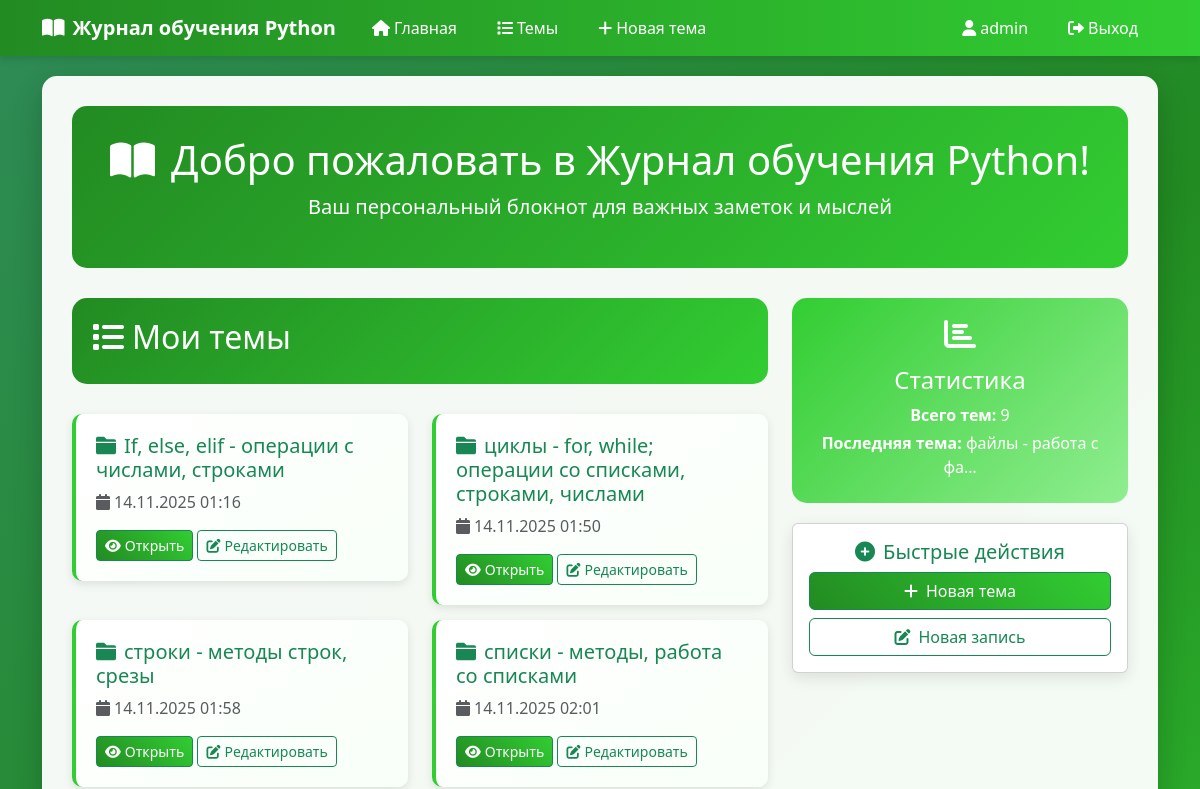
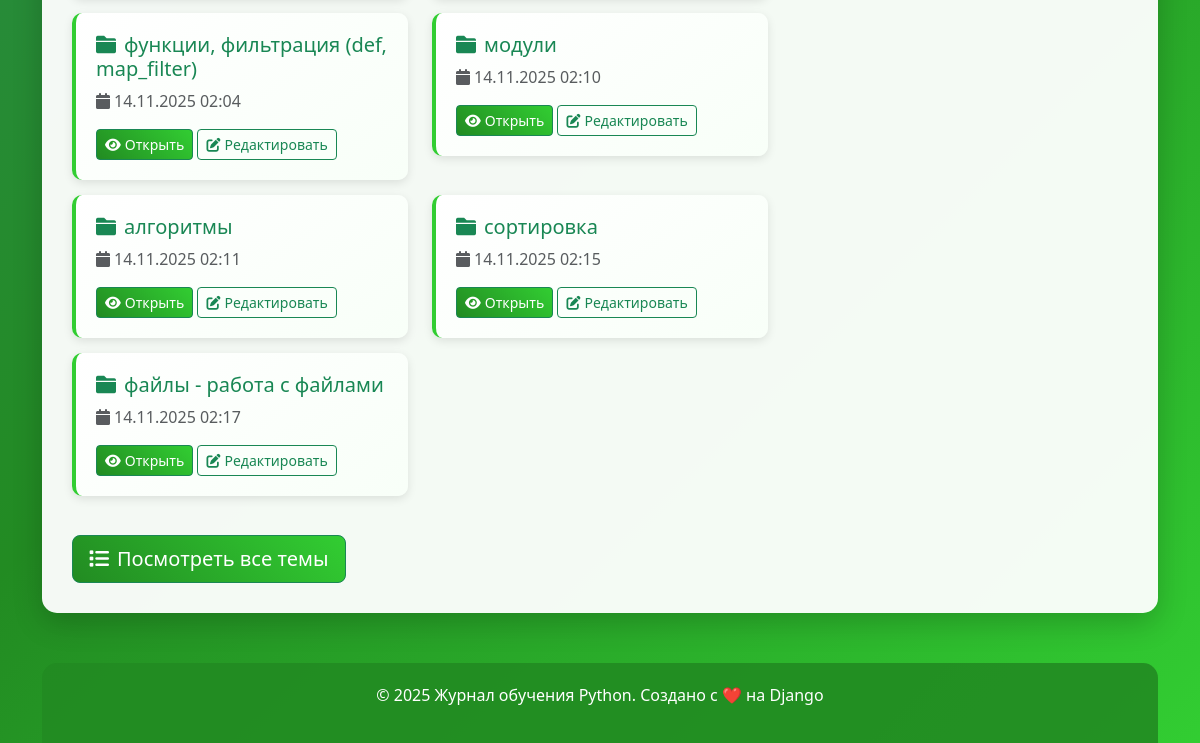
Before: / (signed in) with the older database file (2 pictures, top to bottom).
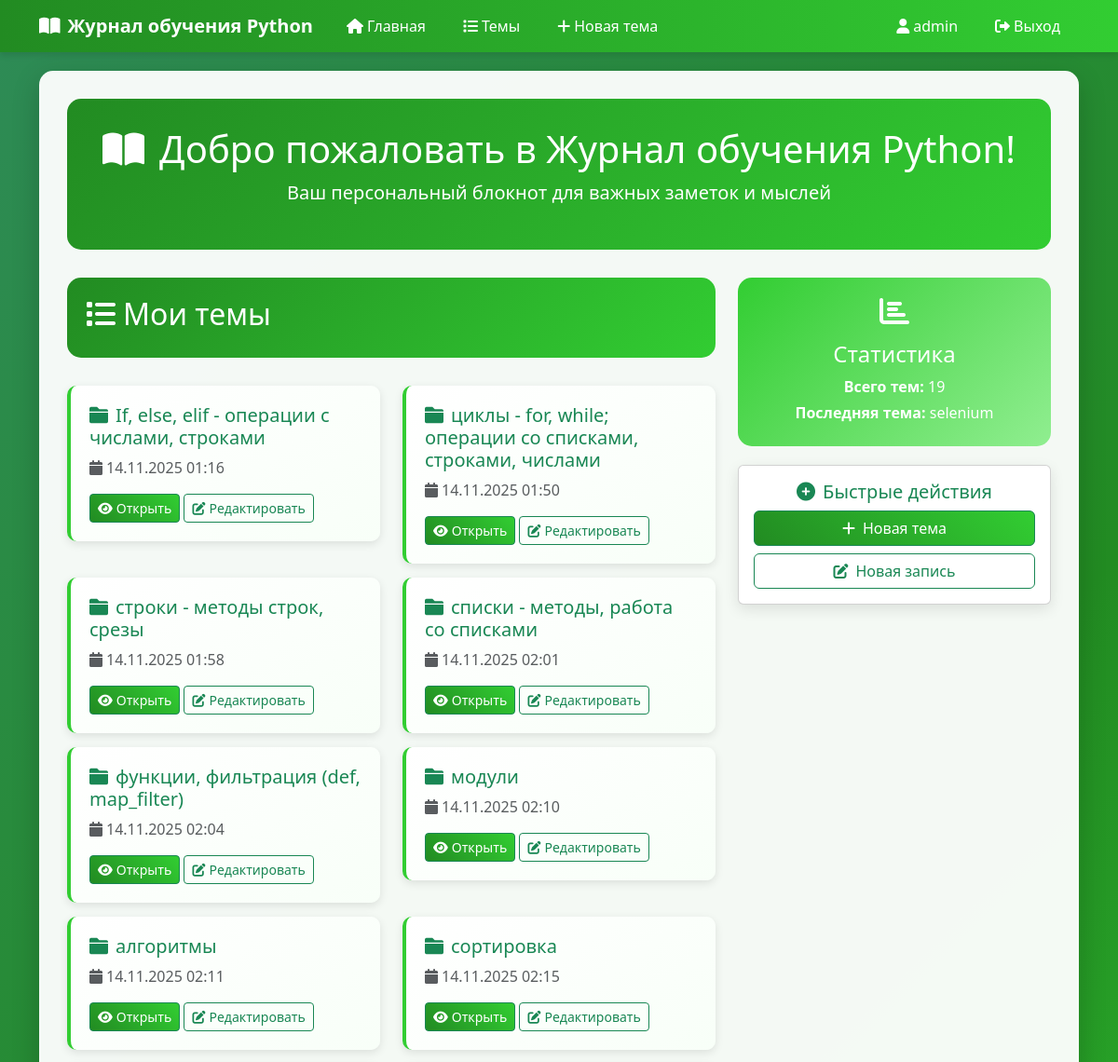
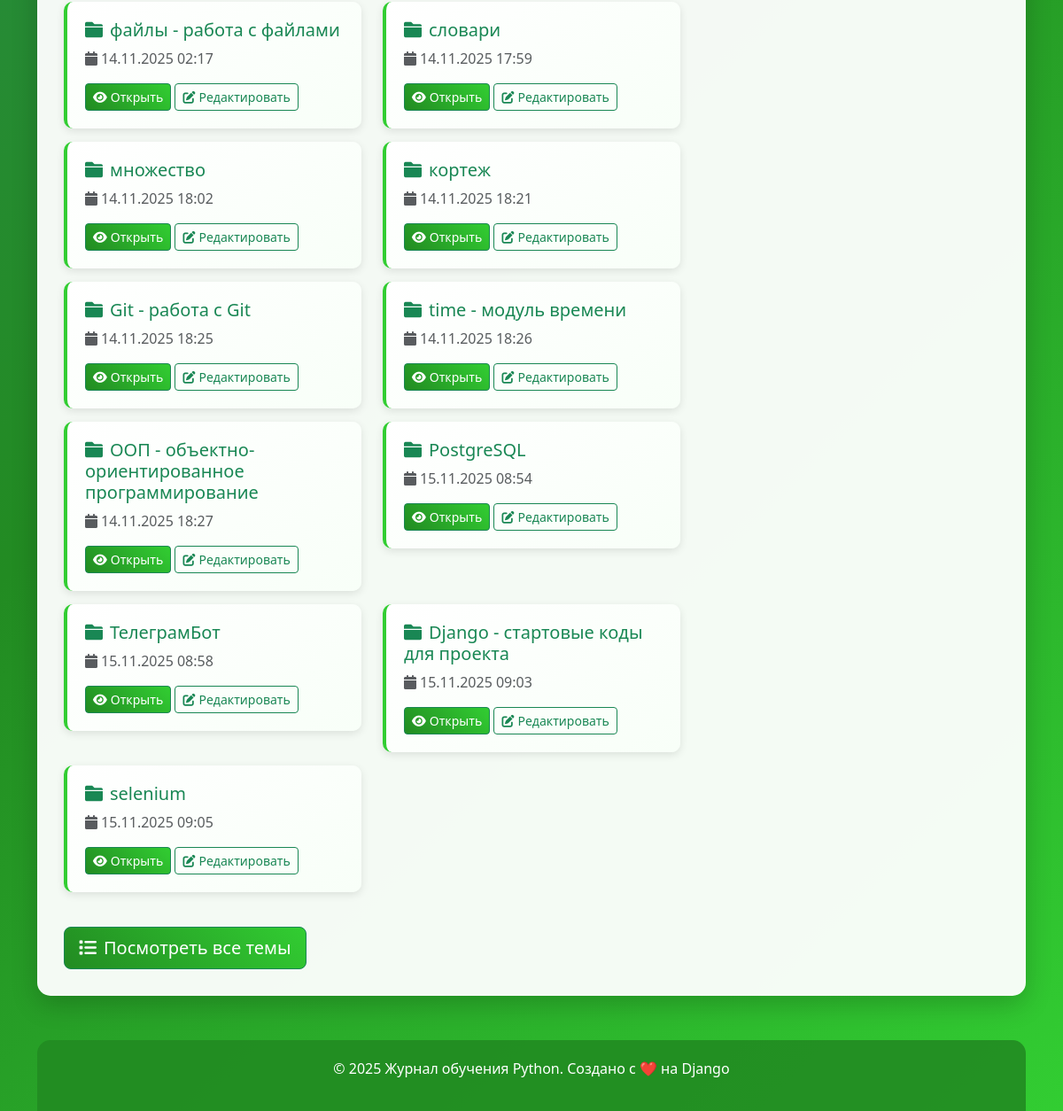
After: the same page with the newer database file (2 pictures, top to bottom).
### journal/models.py (models this page shows, shortened)
class Topic(models.Model):
    text = models.CharField(max_length=200)
    date_added = models.DateTimeField(auto_now_add=True)
    owner = models.ForeignKey(User, on_delete=models.CASCADE)

### journal/views.py (the view)
# urls.py: path('', views.index, name='index'),
def index(request):
    topics = Topic.objects.filter(owner=request.user).order_by('date_added') if request.user.is_authenticated else Topic.objects.none()
    return render(request, 'journal/index.html', {'topics': topics})

### templates/journal/index.html (shortened to what this page needs)
{% extends "base.html" %}
{% block content %}
<div class="welcome-section">
    <h1><i class="fas fa-book-open me-3"></i>Добро пожаловать в Журнал обучения Python!</h1>
    <p class="lead">Ваш персональный блокнот для важных заметок и мыслей</p>
</div>
{% if user.is_authenticated %}
<div class="row">
    <div class="col-md-8">
        <div class="page-header">
            <h2><i class="fas fa-list me-2"></i>Мои темы</h2>
        </div>
        {% if topics %}
        <div class="row">
            {% for topic in topics %}
            <div class="col-md-6">
                <div class="topic-item">
                    <h5 class="text-success">
                        <i class="fas fa-folder me-2"></i>{{ topic.text }}
                    </h5>
                    <p class="text-muted">
                        <i class="fas fa-calendar me-1"></i>{{ topic.date_added|date:"d.m.Y H:i" }}
                    </p>
                    <a href="{% url 'journal:topic' topic.id %}" class="btn btn-success btn-sm">
                        <i class="fas fa-eye me-1"></i>Открыть
                    </a>
                    <a href="{% url 'journal:edit_topic' topic.id %}" class="btn btn-outline-success btn-sm">
                        <i class="fas fa-edit me-1"></i>Редактировать
                    </a>
                </div>
            </div>
            {% endfor %}
        </div>
        <div class="mt-4">
            <a href="{% url 'journal:topics' %}" class="btn btn-success btn-lg">
                <i class="fas fa-list me-2"></i>Посмотреть все темы
            </a>
        </div>
        {% endif %}
    </div>
    <div class="col-md-4">
        <div class="stats-card">
            <i class="fas fa-chart-bar mb-3" style="font-size: 2rem;"></i>
            <h4>Статистика</h4>
            <p class="mb-1"><strong>Всего тем:</strong> {{ topics.count }}</p>
            {% if topics %}
            <p class="mb-1"><strong>Последняя тема:</strong> {{ topics.last.text|truncatechars:20 }}</p>
            {% endif %}
        </div>
        <div class="card mt-3">
            <div class="card-body text-center">
                <h5 class="card-title text-success">
                    <i class="fas fa-plus-circle me-2"></i>Быстрые действия
                </h5>
                <div class="d-grid gap-2">
                    <a href="{% url 'journal:new_topic' %}" class="btn btn-success">
                        <i class="fas fa-plus me-2"></i>Новая тема
                    </a>
                    {% if topics %}
                    <a href="{% url 'journal:new_entry' topics.0.id %}" class="btn btn-outline-success">
                        <i class="fas fa-edit me-2"></i>Новая запись
                    </a>
                    {% endif %}
                </div>
            </div>
        </div>
    </div>
</div>
{% endif %}
{% endblock %}

Changed rows visible on the page:
added Topic: text "словари", date_added "14.11.2025 17:59"
added Topic: text "множество", date_added "14.11.2025 18:02"
added Topic: text "кортеж", date_added "14.11.2025 18:21"
added Topic: text "Git - работа с Git", date_added "14.11.2025 18:25"
added Topic: text "time - модуль времени", date_added "14.11.2025 18:26"
added Topic: text "ООП - объектно-ориентированное программирование", date_added "14.11.2025 18:27"
added Topic: text "PostgreSQL", date_added "15.11.2025 08:54"
added Topic: text "ТелеграмБот", date_added "15.11.2025 08:58"
added Topic: text "Django - стартовые коды для проекта", date_added "15.11.2025 09:03"
added Topic: text "selenium", date_added "15.11.2025 09:05", last.text "selenium"
Other visible differences:
{{ topics.count }}: "9" → "19"
{{ topics.last.text|truncatechars:20 }}: "файлы - работа с фа…" → "selenium"
